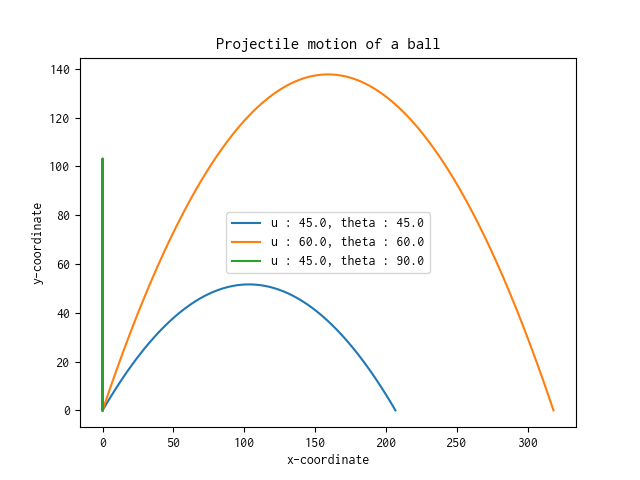

Source code (Python):
import matplotlib.pyplot as plt
import math

def frange(start, final, increment):
    numbers = []
    while start < final:
        numbers.append(start)
        start += increment
    return numbers

def draw_trajectory(u, theta):
    theta_r = math.radians(theta)
    g = 9.8
    t_flight = 2 * u * math.sin(theta_r) / g
    intervals = frange(0, t_flight, 0.001)
    x_max = 0
    y_max = 0
    x = []
    y = []
    for t in intervals:
        x_value = u * math.cos(theta_r) * t
        y_value = u * math.sin(theta_r) * t - 0.5 * g * t * t
        if x_max < x_value:
            x_max = x_value
        if y_max < y_value:
            y_max = y_value
        x.append(x_value)
        y.append(y_value)
    plt.plot(x, y)
    print('velocity = {0}, angle = {1} : flight time = {2}, max horizontal distance = {3}, max vertical distance = {4}'.format(u, theta, t_flight, x_max, y_max))
    
if __name__ == '__main__':

    try:
        count = int(input('How many trajectories? : '))
    except ValueError:
        print('invalid input')
    else:
        u_list = []
        theta_list = []
        for i in range(count):
            try:
                u = float(input('Initial velocity (m/s) : '))
                theta = float(input('angle (degrees) : '))
            except ValueError:
                print('invalid input')
            else:
                u_list.append(u)
                theta_list.append(theta)
                # draw_trajectory(u, theta)

        length = len(u_list)
        legend = []
        for j in range(length):
            u = u_list[j]
            theta = theta_list[j]
            legend.append('u : {0}, theta : {1}'.format(u, theta))
            draw_trajectory(u, theta)
            
        plt.legend(legend)
        plt.xlabel('x-coordinate')
        plt.ylabel('y-coordinate')
        plt.title('Projectile motion of a ball')

        plt.savefig('03.png')
